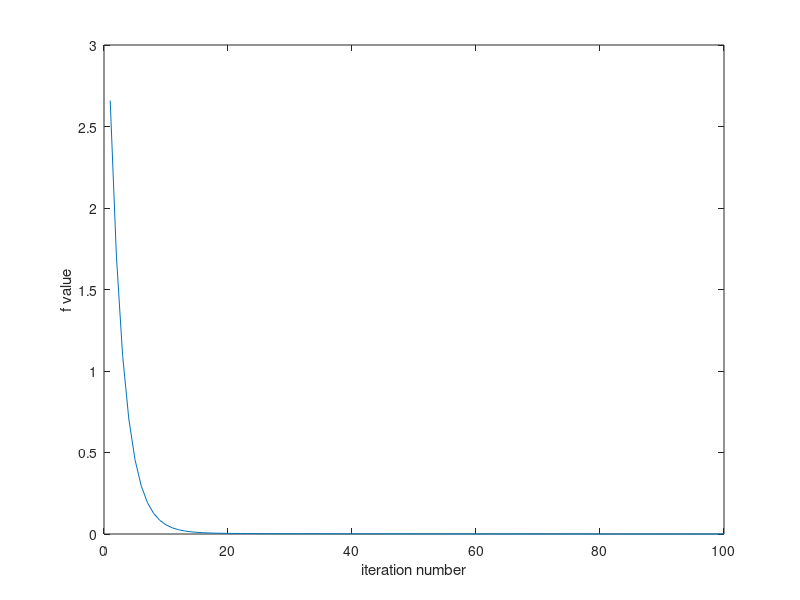

Recreate this plot in MATLAB.
% Let 𝑓(𝑥,𝑦,𝑧)=𝑥2+𝑐𝑜𝑠(𝑦)𝑦4+𝑠𝑖𝑛2(𝑦)𝑧4.
% Perform 100 iterations of gradient descent algorithm to minimize the function.
% Start from point (2,1,2).
% Display the values of function in graph where on OX axis are iteration numbers. 

f = @(x, y, z) x.^2 + cos(y)*y.^4 + (sin(z))^2*z.^4;

% derivative df/dx, df/dy, df/dz
grad_f = @(x, y, z) [2*x; (4*y^3)*(cos(y))-(y^4)*(sin(y)) + (z^4)*(2*sin(y)*cos(y)); (4*z^3)*(sin(y)^2)]; 

x0 = 2;
y0 = 1;
z0 = 2;
step_size = 0.1;

iterations = 1:100;
function_values = zeros(1, 100);

for i = 1:100
    gradient = grad_f(x0, y0, z0);

    x0 = x0 - step_size * gradient(1);
    y0 = y0 - step_size * gradient(2);
    z0 = z0 - step_size * gradient(3);
   
    function_values(i) = f(x0,y0,z0);
end

figure;
plot(iterations, function_values);
xlabel('iteration number');
ylabel('f value');